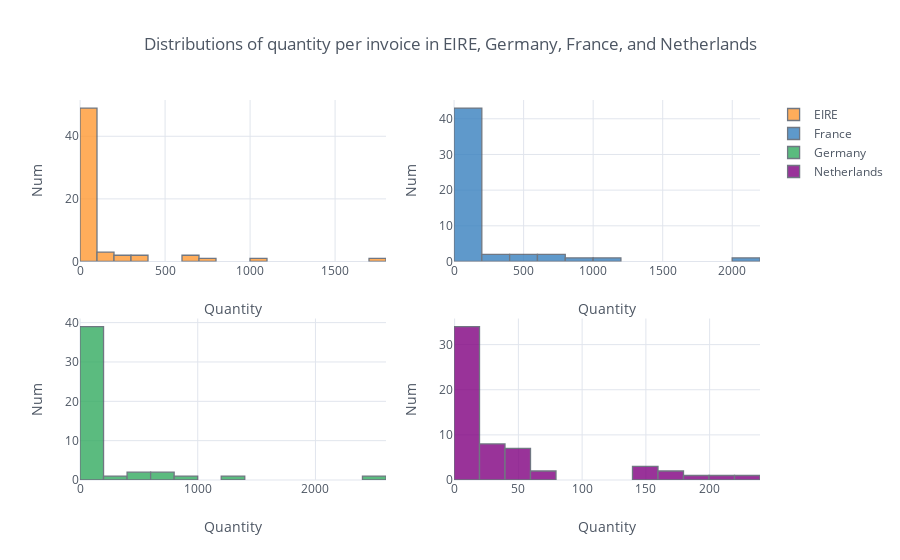

The cell this chart's notebook holds for it:
### Code cell
data4.iplot(kind='hist', xTitle='Quantity', subplots=True,
yTitle='Num', title='Distributions of quantity per invoice in EIRE, Germany, France, and Netherlands')

### Figure 1 — Plotly figure (JSON) as saved in the notebook; plotly's stock layout.template omitted (floating-point values rounded to 4 significant figures)
{"data": [{"histfunc": "count", "histnorm": "", "marker": {"color": "rgba(255, 153, 51, 1.0)", "line": {"color": "#4D5663", "width": 1.3}}, "name": "EIRE", "opacity": 0.8, "orientation": "v", "type": "histogram", "uid": "26dd59a4-7ec6-4bb6-a49b-cdd343427b6d", "x": [112, 672, 319, 690, 42, 1013, 3, 286, 16, 330, null, 1798, null, null, 120, null, 46, 86, null, 704, 62, 1, 22, 20, 2, 105, 16, null, null, 207, 22, 1, null, 11, 17, 88, 2, 6, 1, null, null, 72, 31, 4, 1, 27, null, 8, null, 60, 1, 1, 3, null, 1, 1, 25, 16, 1, 6, 28, null, null, 1, 14, 2, 1, 2, 1, 1, 2, 2, null, null, 1, null, null, 1, null, 1, null, 1, null, null], "xaxis": "x", "yaxis": "y"}, {"histfunc": "count", "histnorm": "", "marker": {"color": "rgba(55, 128, 191, 1.0)", "line": {"color": "#4D5663", "width": 1.3}}, "name": "France", "opacity": 0.8, "orientation": "v", "type": "histogram", "uid": "88c741d2-ba17-4091-b410-e130386079ae", "x": [255, 492, 293, 608, 102, 1126, 6, 495, 15, 769, 1, 2092, 1, 9, 136, null, 35, 188, null, 820, 92, 8, 27, 9, null, 112, 15, null, null, 127, 11, null, 3, 16, 6, 49, 4, 9, 4, 1, null, 33, 6, 8, null, 22, null, null, null, 7, 1, null, 5, 1, null, null, 1, 3, null, 2, 1, 2, null, null, 1, 2, null, 1, null, null, null, null, null, null, null, 1, null, null, 1, null, null, null, null, null], "xaxis": "x2", "yaxis": "y2"}, {"histfunc": "count", "histnorm": "", "marker": {"color": "rgba(50, 171, 96, 1.0)", "line": {"color": "#4D5663", "width": 1.3}}, "name": "Germany", "opacity": 0.8, "orientation": "v", "type": "histogram", "uid": "396fc409-1d14-4574-8c23-adc71e8d4719", "x": [150, 448, 326, 681, 78, 1236, 2, 566, 19, 694, 1, 2490, null, 8, 158, null, 63, 198, 6, 827, 184, 5, 36, 27, null, 105, 23, 1, 2, 149, 19, null, 1, 32, 4, 21, 4, 4, null, null, null, 18, 22, 1, null, 8, 5, 9, null, 16, null, null, null, null, null, null, 2, 2, null, null, null, null, null, null, 4, 1, null, null, null, null, null, 1, null, null, null, null, 1, null, null, null, null, null, null, null], "xaxis": "x3", "yaxis": "y3"}, {"histfunc": "count", "histnorm": "", "marker": {"color": "rgba(128, 0, 128, 1.0)", "line": {"color": "#4D5663", "width": 1.3}}, "name": "Netherlands", "opacity": 0.8, "orientation": "v", "type": "histogram", "uid": "b73c1766-9ded-4027-8fda-1cd6948fa304", "x": [151, 37, 14, 39, 1, 41, null, 28, 1, 24, null, 182, null, null, 48, 1, 8, 17, null, 150, 8, null, 9, 19, null, 50, 23, null, null, 158, 49, null, null, 44, 32, 167, null, 9, null, null, 1, 224, 215, 14, null, 75, null, 29, 1, 162, null, null, 5, null, 1, 3, 56, 70, null, 15, 38, 1, 9, null, 45, 8, 5, 3, 7, 8, null, 2, 2, 2, null, 3, null, 2, null, 1, 1, 2, 1, 1], "xaxis": "x4", "yaxis": "y4"}], "layout": {"barmode": "overlay", "legend": {"bgcolor": "#FFFFFF", "font": {"color": "#4D5663"}}, "paper_bgcolor": "#FFFFFF", "plot_bgcolor": "#FFFFFF", "title": {"font": {"color": "#4D5663"}, "text": "Distributions of quantity per invoice in EIRE, Germany, France, and Netherlands"}, "xaxis": {"anchor": "y", "domain": [0, 0.45], "gridcolor": "#E1E5ED", "showgrid": true, "tickfont": {"color": "#4D5663"}, "title": {"font": {"color": "#4D5663"}, "text": "Quantity"}, "zerolinecolor": "#E1E5ED"}, "xaxis2": {"anchor": "y2", "domain": [0.55, 1], "gridcolor": "#E1E5ED", "showgrid": true, "tickfont": {"color": "#4D5663"}, "title": {"font": {"color": "#4D5663"}, "text": "Quantity"}, "zerolinecolor": "#E1E5ED"}, "xaxis3": {"anchor": "y3", "domain": [0, 0.45], "gridcolor": "#E1E5ED", "showgrid": true, "tickfont": {"color": "#4D5663"}, "title": {"font": {"color": "#4D5663"}, "text": "Quantity"}, "zerolinecolor": "#E1E5ED"}, "xaxis4": {"anchor": "y4", "domain": [0.55, 1], "gridcolor": "#E1E5ED", "showgrid": true, "tickfont": {"color": "#4D5663"}, "title": {"font": {"color": "#4D5663"}, "text": "Quantity"}, "zerolinecolor": "#E1E5ED"}, "yaxis": {"anchor": "x", "domain": [0.575, 1], "gridcolor": "#E1E5ED", "showgrid": true, "tickfont": {"color": "#4D5663"}, "title": {"font": {"color": "#4D5663"}, "text": "Num"}, "zerolinecolor": "#E1E5ED"}, "yaxis2": {"anchor": "x2", "domain": [0.575, 1], "gridcolor": "#E1E5ED", "showgrid": true, "tickfont": {"color": "#4D5663"}, "title": {"font": {"color": "#4D5663"}, "text": "Num"}, "zerolinecolor": "#E1E5ED"}, "yaxis3": {"anchor": "x3", "domain": [0, 0.425], "gridcolor": "#E1E5ED", "showgrid": true, "tickfont": {"color": "#4D5663"}, "title": {"font": {"color": "#4D5663"}, "text": "Num"}, "zerolinecolor": "#E1E5ED"}, "yaxis4": {"anchor": "x4", "domain": [0, 0.425], "gridcolor": "#E1E5ED", "showgrid": true, "tickfont": {"color": "#4D5663"}, "title": {"font": {"color": "#4D5663"}, "text": "Num"}, "zerolinecolor": "#E1E5ED"}}}
